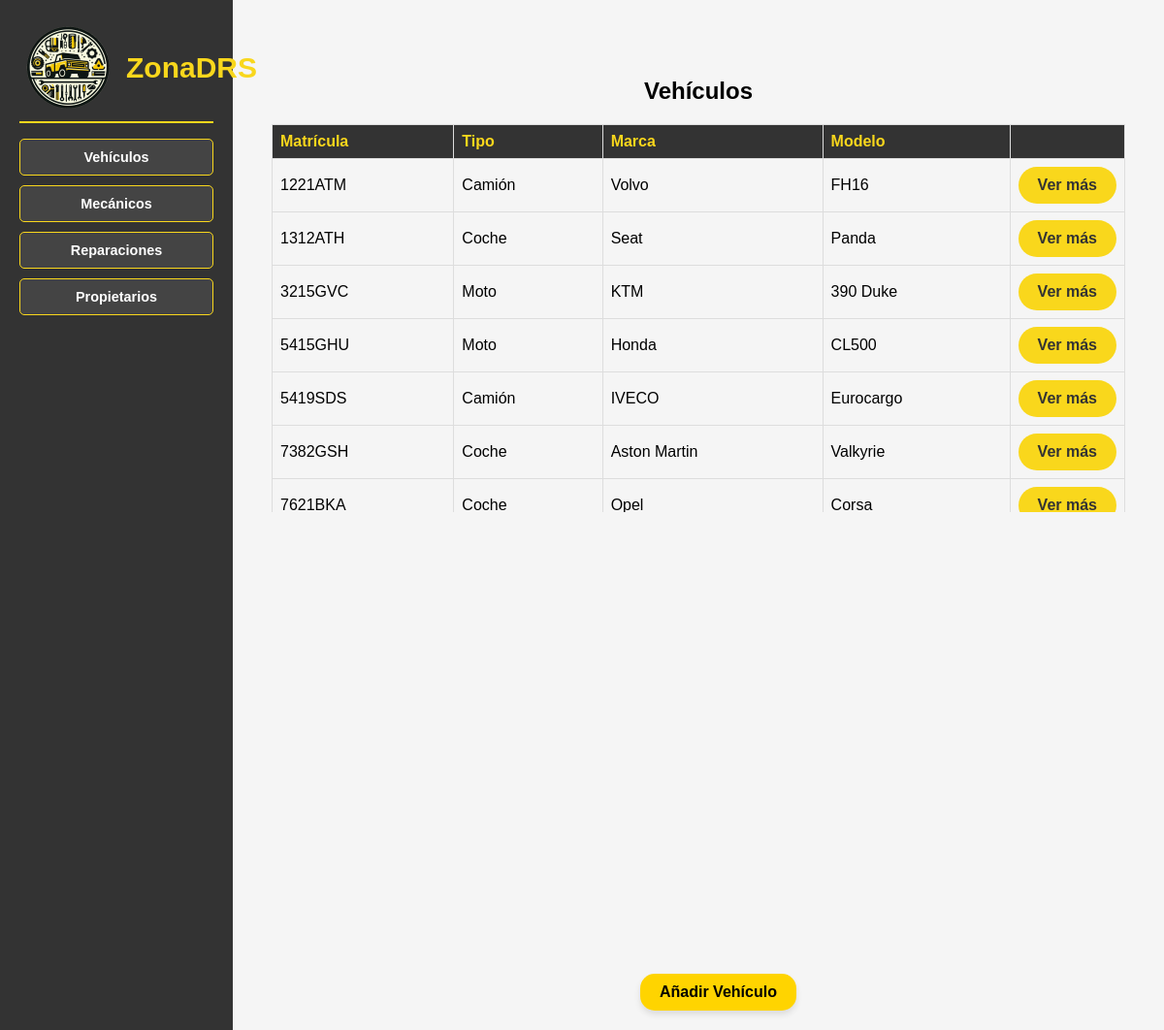
The app's page /ZonaDRS/listaVehiculos/ with its own data.
### Zona_DRS_APP/models.py (models this page shows, shortened)
class Vehiculo(models.Model):
    matricula = models.CharField(max_length=7, primary_key=True)
    tipo = models.CharField(
        max_length=10,
        choices=[
            ('Coche', 'Coche'),
            ('Moto', 'Moto'),
            ('Camión', 'Camión')
        ]
    )
    marca = models.CharField(max_length=255)
    modelo = models.CharField(max_length=255)
    color = models.CharField(max_length=255)
    fecha_fabricacion = models.DateField()
    propietario = models.ForeignKey(Propietario, on_delete=models.CASCADE, related_name='vehiculos')

### Zona_DRS_APP/views.py (the view)
# urls.py: path('listaVehiculos/', ListaVehiculosView.as_view(), name='listaVehiculos'),
class ListaVehiculosView(ListView):
    model = Vehiculo
    template_name = 'listaVehiculos.html'
    context_object_name = 'vehiculos'
    queryset = Vehiculo.objects.order_by('matricula')
    '''
    vehiculos = Vehiculo.objects.order_by("matricula")
    return render(request, 'listaVehiculos.html', {'vehiculos': vehiculos})
    '''

### Zona_DRS_APP/templates/listaVehiculos.html
{% extends "base.html" %}
{% block contenido %}
<div class="content">
    <h2>Vehículos</h2>
    <table>
        <tr>
            <th>Matrícula</th>
            <th>Tipo</th>
            <th>Marca</th>
            <th>Modelo</th>
            <th></th>
        </tr>
        {% for vehiculo in vehiculos %}
            <tr>
                <td>{{ vehiculo.matricula }}</td>
                <td>{{ vehiculo.tipo }}</td>
                <td>{{ vehiculo.marca }}</td>
                <td>{{ vehiculo.modelo }}</td>
                <td>
                    <div class="boton">
                        <a href="{% url 'detalleVehiculo' vehiculo.matricula %}">
                            Ver más
                        </a>
                    </div>
                </td>
            </tr>
        {% endfor %}
    </table>
    <a href="http://127.0.0.1:8000/admin/Zona_DRS_APP/vehiculo/add/" class="boton_admin">Añadir Vehículo</a>
</div>
{% endblock %}

### Zona_DRS_APP/static/style/navbar.css (style rules this page uses)
body { margin: 0; font-family: Arial, sans-serif; display: flex; text-align: center; }

### Zona_DRS_APP/static/style/content.css (style rules this page uses)
body { margin: 0; font-family: Arial, sans-serif; display: flex; }
.content { flex-grow: 1; padding: 20px; }
h2 { padding-top: 20px; }
table { width: 100%; border-collapse: collapse; margin-bottom: 20px; display: block; max-height: 400px; overflow-y: auto; overflow-x: auto; margin-bottom: 20px; padding: 0 auto; }
th, td { border: 1px solid #ddd; text-align: left; padding: 8px; }
th { background-color: #333; color: #f9d71c; }
table td:last-child { width: 10%; white-space: nowrap; }
.boton a { background-color: #f9d71c; color: #333; border: none; border-radius: 25px; padding: 10px 20px; text-align: center; text-decoration: none; font-size: 1em; font-weight: bold; display: inline-block; display: block; margin: 0; }
.boton_admin { position: fixed; bottom: 20px; left: 55%; background-color: #FFD400; color: #000; border: none; border-radius: 15px; padding: 10px 20px; text-align: center; text-decoration: none; font-size: 1em; font-weight: bold; cursor: pointer; box-shadow: 0px 4px 6px rgba(0, 0, 0, 0.1); transition: background-color 0.3s ease; }

### Zona_DRS_APP/static/style/detalle.css (style rules this page uses)
body { font-family: Arial, sans-serif; margin: 0; background-color: #f5f5f5; margin: 0; padding: 0; height: 100%; }

### records on screen
Vehiculo: matricula "1221ATM", tipo "Camión", marca "Volvo", modelo "FH16"
Vehiculo: matricula "1312ATH", tipo "Coche", marca "Seat", modelo "Panda"
Vehiculo: matricula "3215GVC", tipo "Moto", marca "KTM", modelo "390 Duke"
Vehiculo: matricula "5415GHU", tipo "Moto", marca "Honda", modelo "CL500"
Vehiculo: matricula "5419SDS", tipo "Camión", marca "IVECO", modelo "Eurocargo"
Vehiculo: matricula "7382GSH", tipo "Coche", marca "Aston Martin", modelo "Valkyrie"
Vehiculo: matricula "7621BKA", tipo "Coche", marca "Opel", modelo "Corsa"
